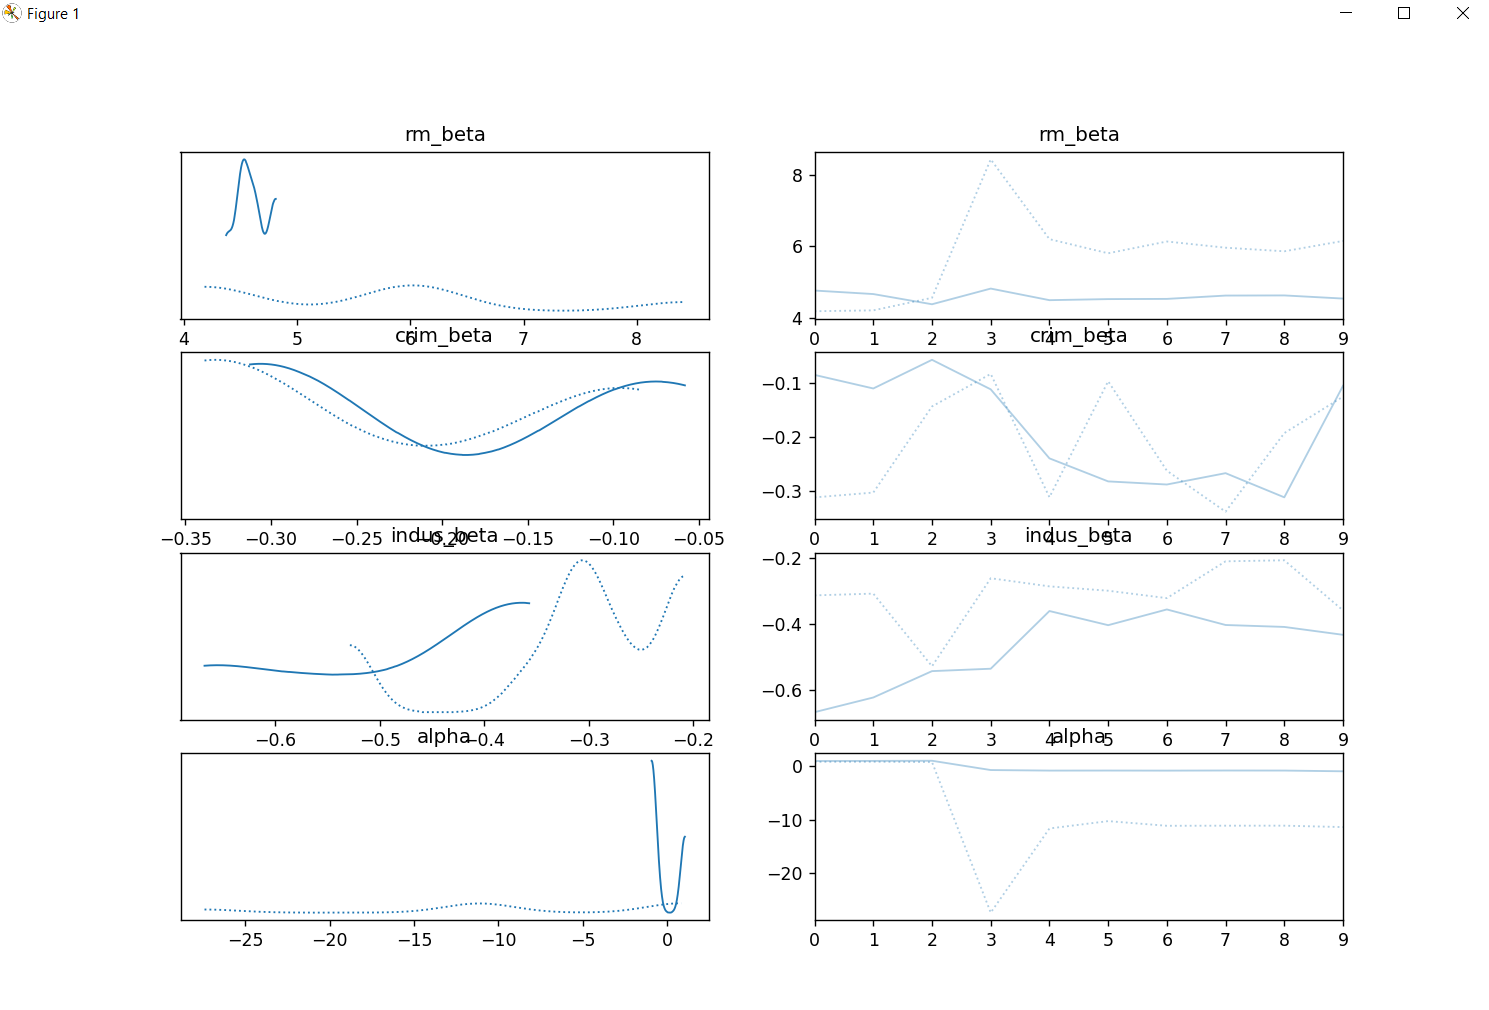

The Python source for this figure:
import matplotlib.pyplot as plt
import numpy as np
import pymc3 as pm
import pandas as pd
import arviz as az

if __name__ == "__main__":
    #citim fisierul
    data = pd.read_csv("BostonHousing.csv")

    # salvam coloanele de care avem nevoie
    rm = data['rm']
    crim = data['crim']
    indus = data['indus']

    # folosim distributii normale pentru fiecare dintre coloane
    with pm.Model() as model:
        rm_beta = pm.Normal('rm_beta', mu=0, sd=10)
        crim_beta = pm.Normal('crim_beta', mu=0, sd=10)
        indus_beta = pm.Normal('indus_beta', mu=0, sd=10)

        alpha = pm.Normal('alpha', mu=0, sd=10)

        # calculam mu necesar pentru a prezice variabila dependenta medv
        mu = alpha + rm_beta * rm + crim_beta * crim + indus_beta * indus

        medv = pm.Normal("medv", mu=mu, sd=10, observed=data["medv"])

        trace = pm.sample(1000, tune=1000)

        # pm.traceplot(trace)
        az.plot_trace(trace)
        plt.show()

        # obtinem estimarile de 95% pentru HDI ale parametrilor
        az.plot_forest(trace, hdi_prob=0.95)
        print(az.summary(trace, hdi_prob=0.95))
